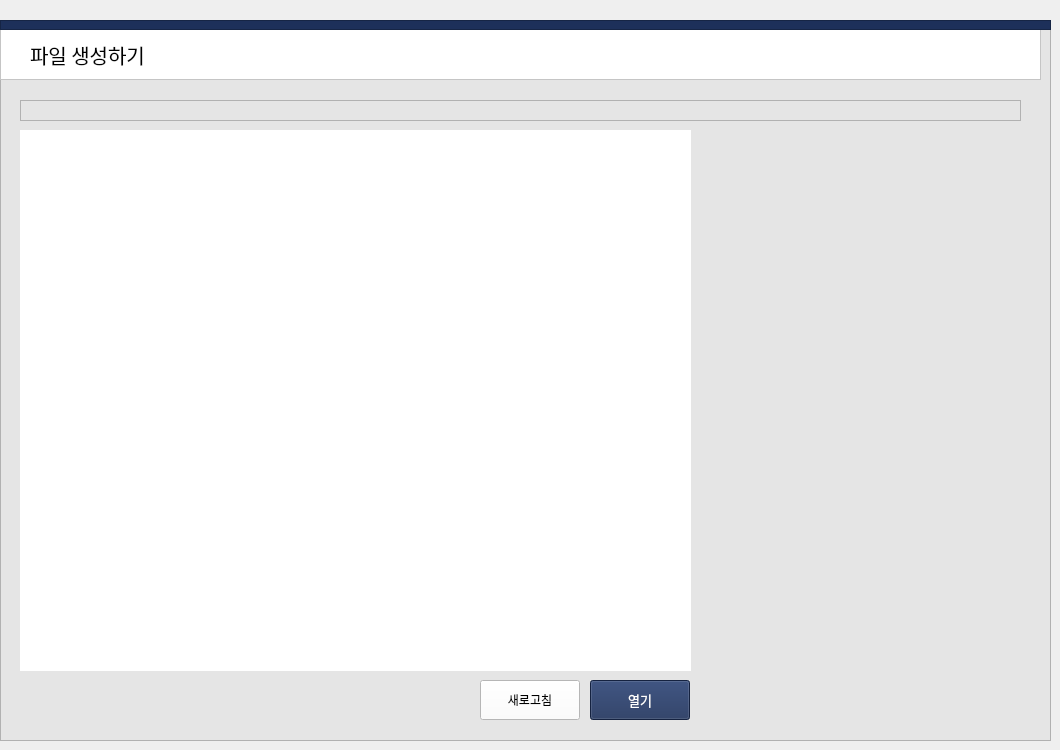
    <widget class="QWidget" name="widget">
     <widget class="QFrame" name="frame_12">
      <property name="geometry">
       <rect>
        <x>0</x>
        <y>20</y>
        <width>1051</width>
        <height>721</height>
       </rect>
      </property>
      <property name="styleSheet">
       <string notr="true">background-color: rgb(229, 229, 229);</string>
      </property>
      <property name="frameShape">
       <enum>QFrame::StyledPanel</enum>
      </property>
      <property name="frameShadow">
       <enum>QFrame::Raised</enum>
      </property>
      <widget class="QFrame" name="frame_11">
       <property name="geometry">
        <rect>
         <x>0</x>
         <y>0</y>
         <width>1041</width>
         <height>60</height>
        </rect>
       </property>
       <property name="styleSheet">
        <string notr="true">background-color: rgb(255, 255, 255);</string>
       </property>
       <property name="frameShape">
        <enum>QFrame::StyledPanel</enum>
       </property>
       <property name="frameShadow">
        <enum>QFrame::Raised</enum>
       </property>
       <widget class="QLabel" name="label_18">
        <property name="geometry">
         <rect>
          <x>30</x>
          <y>19</y>
          <width>161</width>
          <height>31</height>
         </rect>
        </property>
        <property name="font">
         <font>
          <family>맑은 고딕 Semilight</family>
          <pointsize>15</pointsize>
         </font>
        </property>
        <property name="text">
         <string>파일 생성하기</string>
        </property>
       </widget>
      </widget>
      <widget class="QFrame" name="color_frame_10">
       <property name="geometry">
        <rect>
         <x>0</x>
         <y>0</y>
         <width>1051</width>
         <height>10</height>
        </rect>
       </property>
       <property name="styleSheet">
        <string notr="true">background-color: rgb(29, 48, 90);</string>
       </property>
       <property name="frameShape">
        <enum>QFrame::StyledPanel</enum>
       </property>
       <property name="frameShadow">
        <enum>QFrame::Raised</enum>
       </property>
      </widget>
      <widget class="QPushButton" name="repaint_button">
       <property name="geometry">
        <rect>
         <x>480</x>
         <y>660</y>
         <width>100</width>
         <height>40</height>
        </rect>
       </property>
       <property name="styleSheet">
        <string notr="true">background-color: rgb(255, 255, 255);</string>
       </property>
       <property name="text">
        <string>새로고침</string>
       </property>
      </widget>
      <widget class="QPushButton" name="submit_button">
       <property name="geometry">
        <rect>
         <x>590</x>
         <y>660</y>
         <width>100</width>
         <height>40</height>
        </rect>
       </property>
       <property name="font">
        <font>
         <family>맑은 고딕 Semilight</family>
         <pointsize>10</pointsize>
        </font>
       </property>
       <property name="styleSheet">
        <string notr="true">background-color: rgb(29, 48, 90);
color: rgb(255, 255, 255);</string>
       </property>
       <property name="text">
        <string>열기</string>
       </property>
       <property name="flat">
        <bool>false</bool>
       </property>
      </widget>
      <widget class="QTreeView" name="treeView">
       <property name="geometry">
        <rect>
         <x>20</x>
         <y>110</y>
         <width>671</width>
         <height>541</height>
        </rect>
       </property>
       <property name="styleSheet">
        <string notr="true">background-color: rgb(255, 255, 255);</string>
       </property>
       <property name="frameShape">
        <enum>QFrame::NoFrame</enum>
       </property>
       <property name="editTriggers">
        <set>QAbstractItemView::NoEditTriggers</set>
       </property>
      </widget>
      <widget class="QPlainTextEdit" name="dirPlainText">
       <property name="geometry">
        <rect>
         <x>20</x>
         <y>80</y>
         <width>1001</width>
         <height>21</height>
        </rect>
       </property>
       <property name="acceptDrops">
        <bool>false</bool>
       </property>
       <property name="verticalScrollBarPolicy">
        <enum>Qt::ScrollBarAlwaysOff</enum>
       </property>
       <property name="readOnly">
        <bool>true</bool>
       </property>
      </widget>
      <widget class="QWidget" name="verticalLayoutWidget_2">
       <property name="geometry">
        <rect>
         <x>700</x>
         <y>110</y>
         <width>321</width>
         <height>291</height>
        </rect>
       </property>
       <layout class="QVBoxLayout" name="test_layout"/>
      </widget>
     </widget>
    </widget>
